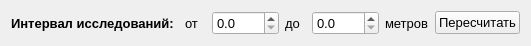
   <widget class="QWidget" name="horizontalLayoutWidget">
    <property name="geometry">
     <rect>
      <x>30</x>
      <y>10</y>
      <width>531</width>
      <height>31</height>
     </rect>
    </property>
    <layout class="QHBoxLayout" name="horizontalLayout_2" stretch="8,1,2,1,2,0,0">
     <item>
      <widget class="QLabel" name="label_6">
       <property name="font">
        <font>
         <pointsize>10</pointsize>
         <weight>75</weight>
         <bold>true</bold>
        </font>
       </property>
       <property name="text">
        <string>Интервал исследований:</string>
       </property>
      </widget>
     </item>
     <item>
      <widget class="QLabel" name="label_7">
       <property name="font">
        <font>
         <pointsize>10</pointsize>
        </font>
       </property>
       <property name="text">
        <string>от</string>
       </property>
      </widget>
     </item>
     <item>
      <widget class="QDoubleSpinBox" name="doubleSpinBox_int_min">
       <property name="font">
        <font>
         <pointsize>10</pointsize>
        </font>
       </property>
       <property name="decimals">
        <number>1</number>
       </property>
       <property name="maximum">
        <double>3000.000000000000000</double>
       </property>
      </widget>
     </item>
     <item>
      <widget class="QLabel" name="label_8">
       <property name="font">
        <font>
         <pointsize>10</pointsize>
        </font>
       </property>
       <property name="text">
        <string>до</string>
       </property>
      </widget>
     </item>
     <item>
      <widget class="QDoubleSpinBox" name="doubleSpinBox_int_max">
       <property name="font">
        <font>
         <pointsize>10</pointsize>
        </font>
       </property>
       <property name="decimals">
        <number>1</number>
       </property>
       <property name="maximum">
        <double>3000.000000000000000</double>
       </property>
      </widget>
     </item>
     <item>
      <widget class="QLabel" name="label_9">
       <property name="font">
        <font>
         <pointsize>10</pointsize>
        </font>
       </property>
       <property name="text">
        <string>метров</string>
       </property>
      </widget>
     </item>
     <item>
      <widget class="QPushButton" name="pushButton_int">
       <property name="font">
        <font>
         <pointsize>10</pointsize>
        </font>
       </property>
       <property name="text">
        <string>Пересчитать</string>
       </property>
      </widget>
     </item>
    </layout>
   </widget>
